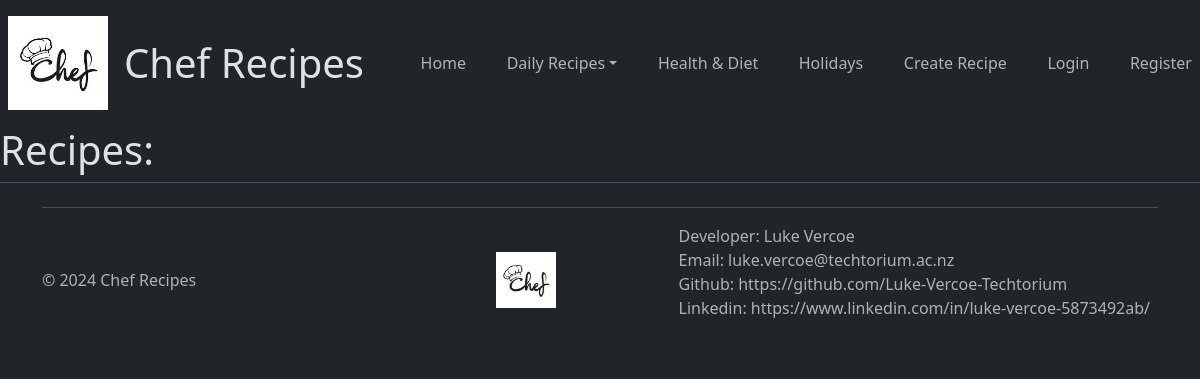
Before: /dinner with the older database file.
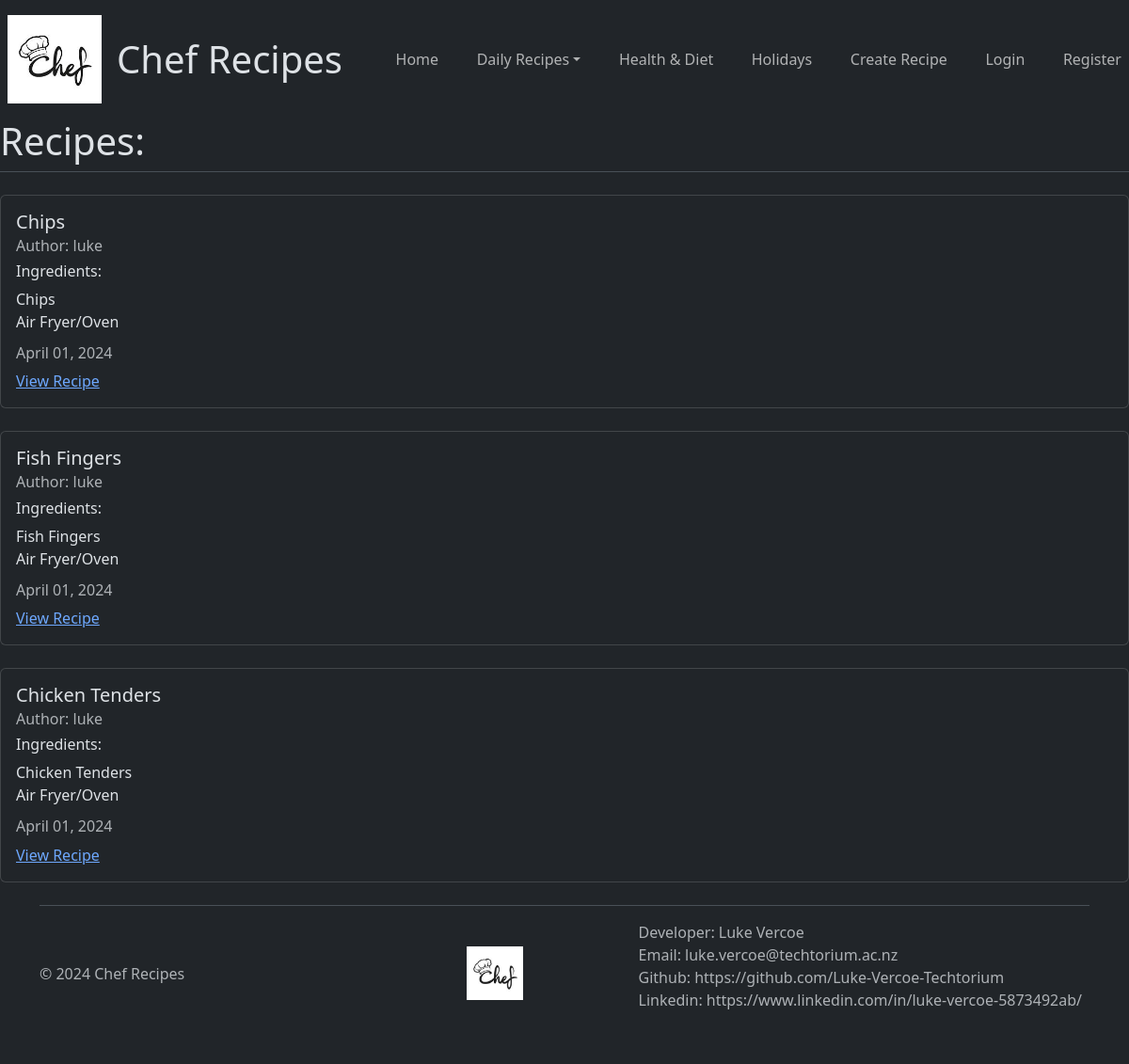
After: the same page with the newer database file.
### recipes/models.py (models this page shows, shortened)
class recipe(models.Model):
    class Meta:
        ordering = ('-updated_at',)
    title = models.CharField(max_length=100)
    ingredients = models.TextField()
    description = models.TextField()
    category = models.CharField(max_length=100, choices=(
        ("NONE", "None"),
        ("HEALTH_DIET", "Health & Diet"),
        ("HOLIDAYS", "Holidays"),
    ))
    meal_time = models.CharField(max_length=100, choices=(
        ("BREAKFAST", "Breakfast"),
        ("LUNCH", "Lunch"),
        ("DINNER", "Dinner"),
        ("DESSERT", "Dessert"),
    ))
    author = models.ForeignKey(User, on_delete=models.CASCADE)
    created_at = models.DateTimeField(auto_now_add=True)
    updated_at = models.DateTimeField(auto_now=True)

### recipes/views.py (the view)
# urls.py: path("dinner", views.recipeDinnerView.as_view(), name="recipes-dinner"),
class recipeDinnerView(ListView):
    model = models.recipe
    template_name ="recipes/dinner.html"
    context_object_name = "recipes"

### recipes/templates/recipes/dinner.html (shortened to what this page needs)
{% extends "recipes/base.html" %}
{% block content %}
<h1>Recipes:</h1>
<div class="border-top">
    {% for recipe in recipes %}
    {% if recipe.meal_time == "DINNER" %}
    {% include "recipes/recipe_display.html" %}
    {% endif %}
    {% endfor %}
</div>
{% endblock content %}

### recipes/templates/recipes/base.html (shortened to what this page needs)
{% load static %}
<!DOCTYPE html>
<html lang="en" data-bs-theme="dark">
    <head>
        <link href="https://cdn.jsdelivr.net/npm/bootstrap@5.3.3/dist/css/bootstrap.min.css" rel="stylesheet"
>
    </head>
    <body>
        <div class="navbar">
            <div class="navbar-nav p-2" style="display: flex; flex-direction: row;">
                <img src="{% static 'logo.jpg' %}" alt="Logo Image" width="100px">
                <h1 class="p-3" style="margin: auto;">Chef Recipes</h1>
            </div>
            <div class="navbar-nav p-2">
                <a class="nav-item nav-link" href="{% url 'recipes-home' %}">Home</a>
            </div>
            <div class="navbar-nav p-2">
                <div class="navbar-item dropdown">
                    <a class="nav-link dropdown-toggle" data-bs-toggle="dropdown">Daily Recipes</a>
                </div>
            </div>
            <div class="navbar-nav p-2">
                <a class="nav-item nav-link" href="{% url 'recipes-health-diet' %}">Health & Diet</a>
            </div>
            <div class="navbar-nav p-2">
                <a class="nav-item nav-link" href="{% url 'recipes-holidays' %}">Holidays</a>
            </div>
            <div class="navbar-nav p-2">
                <a class="nav-item nav-link" href="{% url 'recipes-create' %}">Create Recipe</a>
            </div>
            {% if user.is_authenticated %}
            <div class="navbar-nav p-2">
                <a class="nav-item nav-link" href="{% url 'user-profile' %}">My Profile</a>
            </div>
            <div class="navbar-nav p-2">
                <a class="nav-item nav-link" href="{% url 'user-logout' %}">Logout</a>
            </div>
            {% else %}
            <div class="navbar-nav p-2">
                <a class="nav-item nav-link" href="{% url 'user-login' %}">Login</a>
            </div>
            <div class="navbar-nav p-2">
                <a class="nav-item nav-link" href="{% url 'user-register' %}">Register</a>
            </div>
            {% endif %}
        </div>
        <main>
            {% block content %} {% endblock %}
        </main>
        <footer>
            <div class="container">
                <footer class="d-flex flex-wrap justify-content-between align-items-center py-3 my-4 border-top">
                    <p class="col-md-4 mb-0 text-muted">&copy; 2024 Chef Recipes</p>
                    <img src="{% static 'logo.jpg' %}" alt="Logo Image" width="60px">
                    <ul class="justify-content-end">
                        <a class="nav-link px-2 text-muted">Developer: Luke Vercoe</a>
                        <a class="nav-link px-2 text-muted">Email: luke.vercoe@techtorium.ac.nz</a>
                        <a class="nav-link px-2 text-muted">Github: https://github.com/Luke-Vercoe-Techtorium</a>
                        <a class="nav-link px-2 text-muted">Linkedin:
                            https://www.linkedin.com/in/luke-vercoe-5873492ab/</a>
                    </ul>
                </footer>
            </div>
        </footer>
    </body>
</html>

### recipes/templates/recipes/recipe_display.html (shortened to what this page needs)
<div class="card my-4">
    <div class="card-body">
        <h5 class="card-title">{{ recipe.title }}</h5>
        <h6 class="card-subtitle mb-2 text-muted">Author: {{ recipe.author }}</h6>
        <h6 class="card-title">Ingredients:</h6>
        <p class="card-text">
            {{ recipe.ingredients|linebreaksbr }}
        <h6 class="card-subtitle mb-2 text-muted">{{ recipe.updated_at|date:"F d, Y" }}</h6>
        <a href="{% url 'recipes-detail' recipe.pk %}" class="card-link">View Recipe</a>
    </div>
</div>

Changed rows visible on the page:
added recipe: title "Chips", author "luke", ingredients "Chips Air Fryer/Oven", updated_at "April 01, 2024"
added recipe: title "Fish Fingers", author "luke", ingredients "Fish Fingers Air Fryer/Oven", updated_at "April 01, 2024"
added recipe: title "Chicken Tenders", author "luke", ingredients "Chicken Tenders Air Fryer/Oven", updated_at "April 01, 2024"
